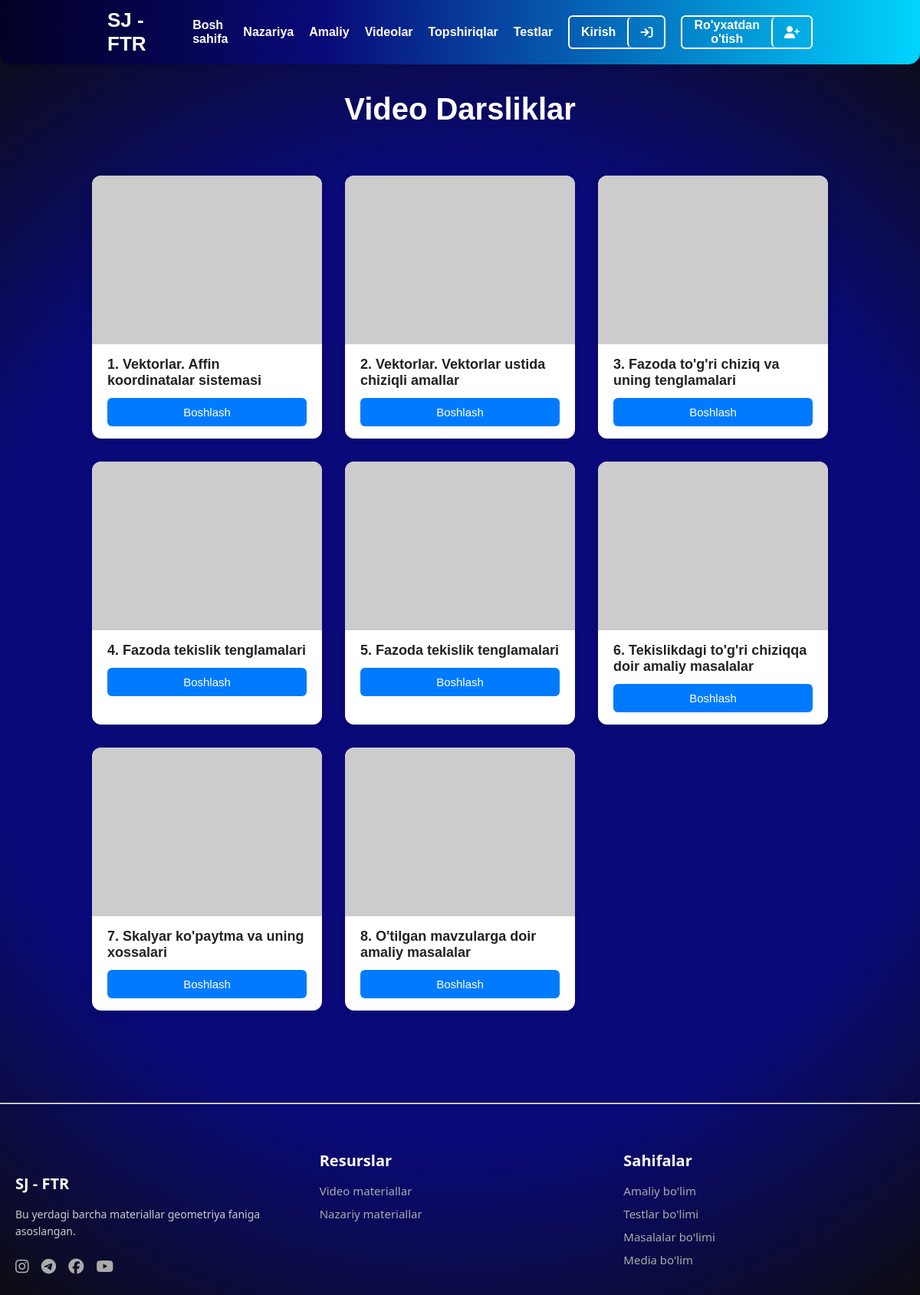
The page /video/ on the database its author committed.
### main/models.py (models this page shows, shortened)
class Videolar(models.Model):
    sarlavha = models.CharField(max_length=255)
    tartib_raqami = models.PositiveIntegerField()
    video_url = models.URLField(
        help_text="Google Drive link: https://drive.google.com/file/d/FILE_ID/view?usp=sharing"
    )
    yakunlangan_vaqt = models.DateTimeField(auto_now_add=True)
    nazariy_mavzu = models.ForeignKey(
        'NazariyMavzular',
        on_delete=models.SET_NULL,
        null=True,
        blank=True,
        related_name='videolar'
    )
    class Meta:
        ordering = ['tartib_raqami']

### main/views.py (the view)
# urls.py: path('video/', views.media_qisim, name='video'),
def media_qisim(request):
    videolar = Videolar.objects.all()
    context = {
        'videolar': videolar,
    }
    return render(request, 'main/video.html', context)

### template/main/video.html (shortened to what this page needs)
{% extends "main/base.html" %}
{% load static %}
{% block extra_css %}
<link rel="stylesheet" href="{% static 'main/style.css' %}">
{% endblock %}
{% block content %}
<section class="video_section ">
    <h2 style="text-align: center; font-size: 2.5rem;">Video Darsliklar</h2>
    <div class="video">
        {% for video in videolar %}
        <div class="video-card">
            <div class="top"></div>
            <div class="footer">
                <h3>{{ video.tartib_raqami }}. {{ video.sarlavha }}</h3>
                {% if not user.is_authenticated %}
                    <a href="#" data-bs-toggle="modal" data-bs-target="#authModal">
                        <button onclick="showAuthModal()">Boshlash</button>
                    </a>
                {% else %}
                    <a href="{{ video.video_url }}" target="_blank">
                        <button>Boshlash</button>
                    </a>
                {% endif %}
            </div>
        </div>
        {% endfor %}
    </div>
</section>
{% endblock %}

### static/main/style.css (style rules this page uses)
* { margin: 0; padding: 0; box-sizing: border-box; }
body { font-family: Arial, sans-serif; background: #090979; background: radial-gradient(circle, rgba(9, 9, 121, 1) 60%, rgba(13, 13, 13, 1) 100%); }
.video { padding: 40px 0px; margin: 0 auto; }
.video_section h2 { font-size: 28px; margin-bottom: 24px; color: #ffffff; font-weight: 600; margin-top: 40px; }
.video { display: grid; grid-template-columns: repeat(auto-fit, minmax(300px, 1fr)); gap: 30px; max-width: 1100px; margin: auto; }
.video-card { background-color: #ffffff; border-radius: 12px; overflow: hidden; box-shadow: 0 4px 12px rgba(0, 0, 0, 0.08); transition: transform 0.3s ease, box-shadow 0.3s ease; }
.video-card .top { height: 220px; background-color: #ccc; background-size: cover; background-position: center; background-image: url(images/video_bg2.png); }
.video-card .footer { padding: 16px 20px; }
.video-card .footer h3 { font-size: 18px; color: #222; margin-bottom: 12px; }
.video-card .footer button { background-color: #007BFF; color: #fff; border: none; width: 100%; font-size: 15px; padding: 10px 18px; border-radius: 6px; cursor: pointer; transition: background-color 0.3s ease, transform 0.2s; }

### rows shown on the page
Videolar: tartib_raqami "1", sarlavha "Vektorlar. Affin koordinatalar sistemasi"
Videolar: tartib_raqami "2", sarlavha "Vektorlar. Vektorlar ustida chiziqli amallar"
Videolar: tartib_raqami "3", sarlavha "Fazoda to'g'ri chiziq va uning tenglamalari"
Videolar: tartib_raqami "4", sarlavha "Fazoda tekislik tenglamalari"
Videolar: tartib_raqami "5", sarlavha "Fazoda tekislik tenglamalari"
Videolar: tartib_raqami "6", sarlavha "Tekislikdagi to'g'ri chiziqqa doir amaliy masalalar"
Videolar: tartib_raqami "7", sarlavha "Skalyar ko'paytma va uning xossalari"
Videolar: tartib_raqami "8", sarlavha "O'tilgan mavzularga doir amaliy masalalar"
